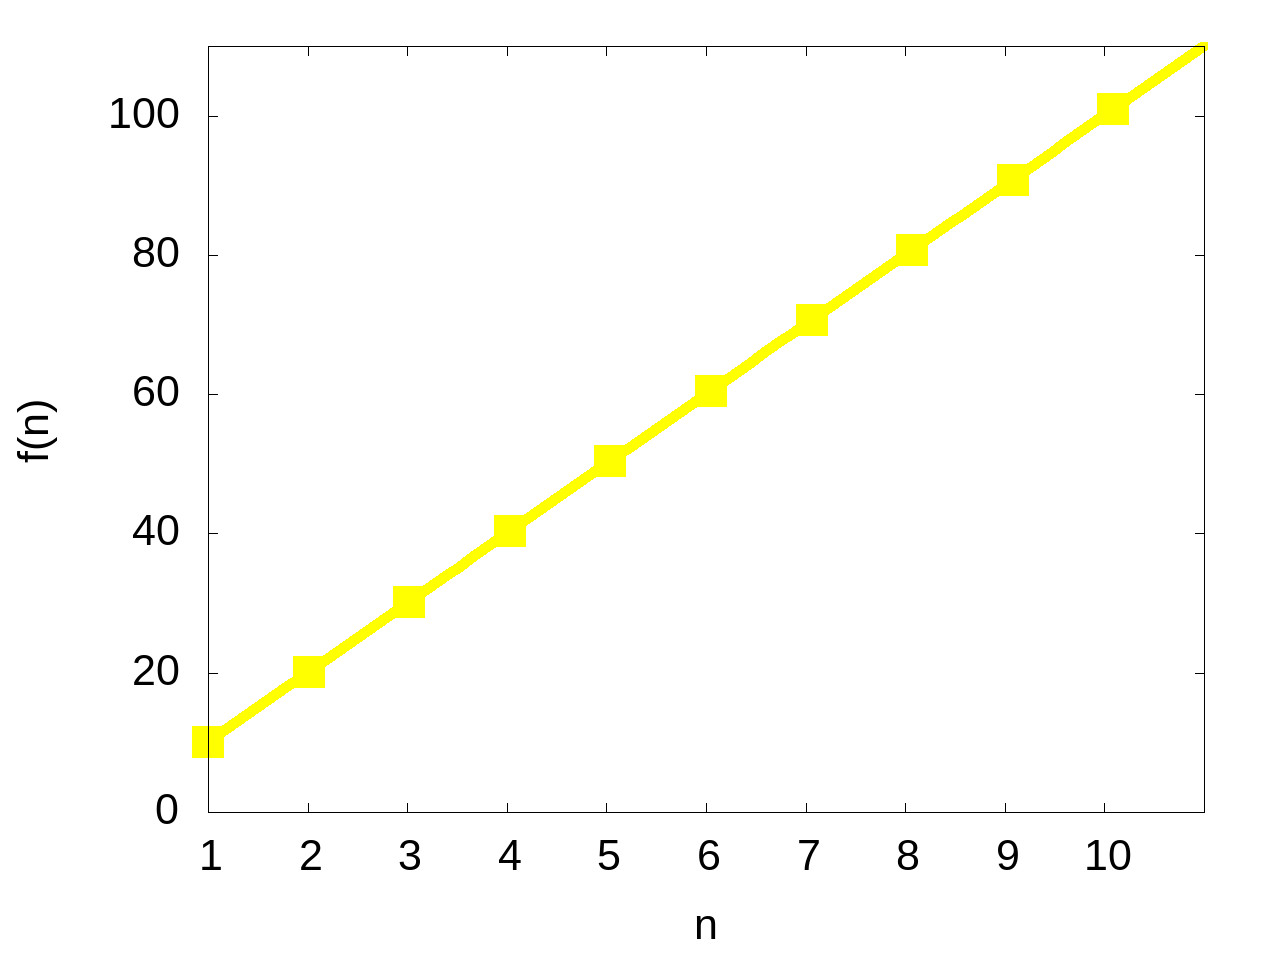

gnuplot code for this plot:
set terminal jpeg enhanced size 1280,960 font "arial,32.0"
set output "10n.jpg"
set xlabel "n"
set xtics 1,1,10
set ylabel "f(n)"
set style function linespoints
set style line 1 lw 8 lc rgb 'yellow' ps 4 pt 5 pi 10
plot [n=1:11][0:110] 10*n ls 1 notitle
